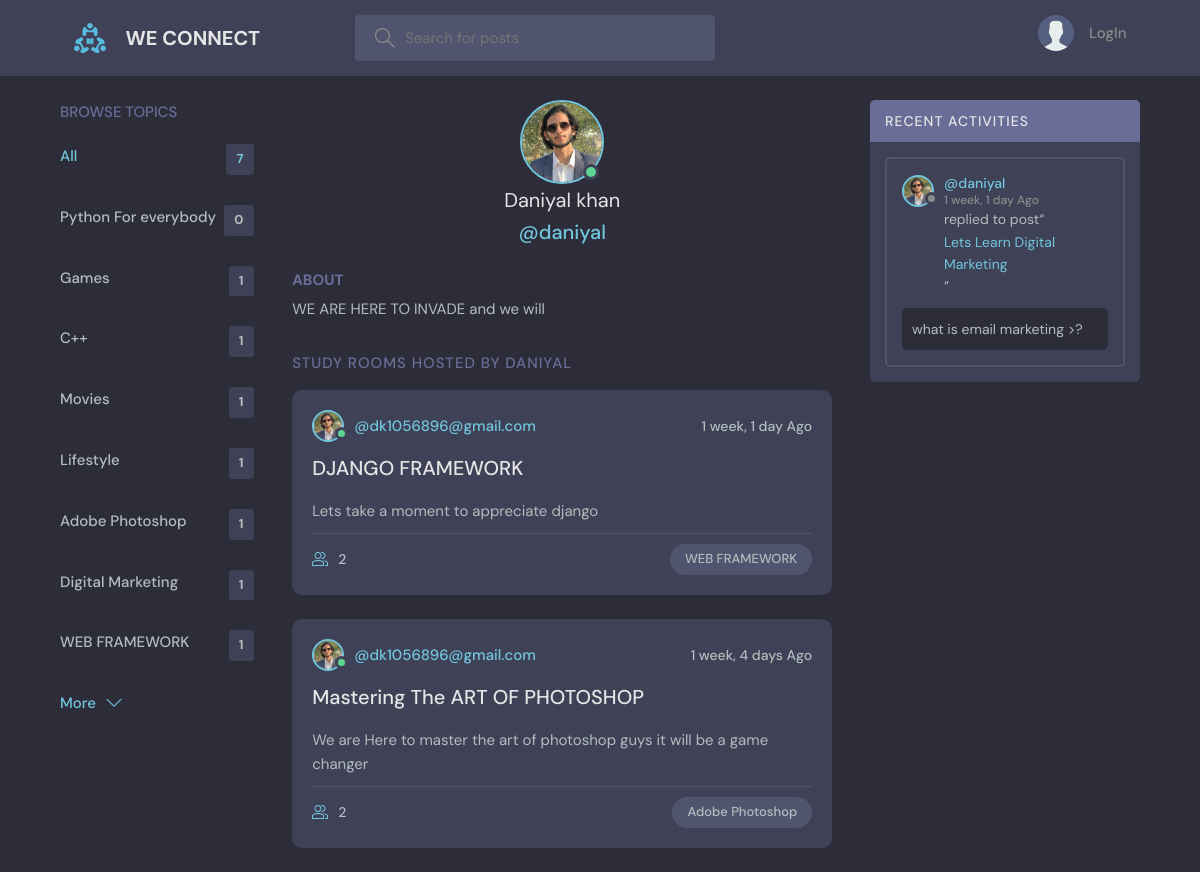
Screenshot of /user-profile/1/ with the database file from the repository.
### chat/models.py (models this page shows, shortened)
class Topic(models.Model):
    name = models.CharField(max_length=200)
    def __str__(self):
        return self.name

class User(AbstractUser):
    name = models.CharField(max_length=200,null=True)
    email = models.EmailField(unique=True,null=True)
    bio = models.TextField(null=True)
    avatar = models.ImageField(null=True,default='avatar.svg')
    USERNAME_FIELD = 'email'
    REQUIRED_FIELDS = []

class room(models.Model):
    host = models.ForeignKey(User,on_delete=models.SET_NULL,null=True)
    topic = models.ForeignKey(Topic,on_delete=models.SET_NULL,null=True)
    name = models.CharField(max_length=200)
    description = models.TextField(null=True,blank=True)
    participants = models.ManyToManyField(User,related_name='participants',blank=True)
    updated = models.DateTimeField(auto_now=True)
    created = models.DateTimeField(auto_now_add=True)
    def __str__(self):
        return self.name
    class Meta:
        ordering = ['-created','-updated']

class Messages(models.Model):
    user = models.ForeignKey(User,on_delete=models.CASCADE)
    Room = models.ForeignKey(room,on_delete=models.CASCADE)
    body = models.TextField(null=True)
    updated = models.DateTimeField(auto_now=True)
    created = models.DateTimeField(auto_now_add=True)
    class Meta:
        ordering = ['-updated','created']

### chat/views.py (the view)
# urls.py: path('user-profile/<str:pk>/',views.user_profile,name = "user-profile"),
def user_profile(request,pk):
    total_rooms = room.objects.count()
    user = User.objects.get(id  =pk)
    rooms = user.room_set.all()
    topics = Topic.objects.all()
    room_messages = user.messages_set.all()
    context = {'user':user,"rooms":rooms,'topics':topics,'room_messages':room_messages,'total_rooms':total_rooms}
    return render(request,"chat/user_profile.html",context)

### chat/templates/chat/user_profile.html (shortened to what this page needs)
{% extends 'base.html' %}
{% block content %}
  <main class="profile-page layout layout--3">
    <div class="container">
      <div class="topics">
        {% include 'chat/topic_component.html' %}
      </div>
      <div class="roomList">
        <div class="profile">
          <div class="profile__avatar">
            <div class="avatar avatar--large active">
              <img src="{{ user.avatar.url }}" />
            </div>
          </div>
          <div class="profile__info">
            <h3>{{ user.name}}<h3>
            <p>@{{ user.username }}</p>
          </div>
          <div class="profile__about">
            <h3>About</h3>
            <p>
             {{ user.bio }}
            </p>
          </div>
        </div>
          {% include 'chat/feed_component.html' %}
      </div>
      <div class="activities">
        {% include 'chat/activity_component.html' %}
      </div>
    </div>
  </main>
{% endblock %}

### chat/templates/chat/topic_component.html
          <div class="topics__header">
            <h2>Browse Topics</h2>
          </div>
          <ul class="topics__list">
            <li>
              <a href="{% url 'home' %}" class="active">All <span>{{ total_rooms }}</span></a>
            </li>
            <li>
            {% for topic in topics %}
              <a href="{% url 'home' %}?q={{ topic.name }}">{{ topic.name }} <span>{{ topic.room_set.all.count }}</span></a>
            {% endfor%}
          </ul>
          <a class="btn btn--link" href="topics.html">
            More
            <svg version="1.1" xmlns="http://www.w3.org/2000/svg" width="32" height="32" viewBox="0 0 32 32">
              <title>chevron-down</title>
              <path d="M16 21l-13-13h-3l16 16 16-16h-3l-13 13z"></path>
            </svg>
          </a>

### chat/templates/chat/feed_component.html (shortened to what this page needs)
{% if page %}
          <div class="mobile-menu">
            <form class="header__search">
              <label>
                <svg version="1.1" xmlns="http://www.w3.org/2000/svg" width="32" height="32" viewBox="0 0 32 32">
                  <title>search</title>
                  <path
                    d="M32 30.586l-10.845-10.845c1.771-2.092 2.845-4.791 2.845-7.741 0-6.617-5.383-12-12-12s-12 5.383-12 12c0 6.617 5.383 12 12 12 2.949 0 5.649-1.074 7.741-2.845l10.845 10.845 1.414-1.414zM12 22c-5.514 0-10-4.486-10-10s4.486-10 10-10c5.514 0 10 4.486 10 10s-4.486 10-10 10z"
                  ></path>
                </svg>
                <input placeholder="Search for posts" />
              </label>
            </form>
            <div class="mobile-menuItems">
              <a class="btn btn--main btn--pill" href="#">Browse Topics</a>
              <a class="btn btn--main btn--pill" href="#">Recent Activities</a>
            </div>
          </div>
          <div class="roomList__header">
            <div>
              <h2>Chat Rooms</h2>
              <p>{{ room_count }} Rooms available</p>
            </div>
            <a class="btn btn--main" href="{% url 'room-create' %}">
              <svg version="1.1" xmlns="http://www.w3.org/2000/svg" width="32" height="32" viewBox="0 0 32 32">
                <title>add</title>
                <path
                  d="M16.943 0.943h-1.885v14.115h-14.115v1.885h14.115v14.115h1.885v-14.115h14.115v-1.885h-14.115v-14.115z"
                ></path>
              </svg>
              Create Room
            </a>
          </div>
          {% for room in rooms %}
          <div class="roomListRoom">
            <div class="roomListRoom__header">
              <a href="{% url 'user-profile' room.host.id %}" class="roomListRoom__author">
                <div class="avatar avatar--small active">
                  <img src="{{ room.host.avatar.url}}" />
                </div>
                <span>@{{ room.host.name }}</span>
              </a>
              <div class="roomListRoom__actions">
                <span>{{ room.created|timesince }} Ago</span>
              </div>
            </div>
            <div class="roomListRoom__content">
              <a href="{% url 'room' room.id %}">{{ room.name }}</a>
              <p>
               {{ room.description }}
              </p>
            </div>
            <div class="roomListRoom__meta">
              <a class="roomListRoom__joined">
                <svg version="1.1" xmlns="http://www.w3.org/2000/svg" width="32" height="32" viewBox="0 0 32 32">
                  <title>user-group</title>
                  <path
                    d="M30.539 20.766c-2.69-1.547-5.75-2.427-8.92-2.662 0.649 0.291 1.303 0.575 1.918 0.928 0.715 0.412 1.288 1.005 1.71 1.694 1.507 0.419 2.956 1.003 4.298 1.774 0.281 0.162 0.456 0.487 0.456 0.85v4.65h-4v2h5c0.553 0 1-0.447 1-1v-5.65c0-1.077-0.56-2.067-1.461-2.584z"
                  ></path>
                  <path
                    d="M22.539 20.766c-6.295-3.619-14.783-3.619-21.078 0-0.901 0.519-1.461 1.508-1.461 2.584v5.65c0 0.553 0.447 1 1 1h22c0.553 0 1-0.447 1-1v-5.651c0-1.075-0.56-2.064-1.461-2.583zM22 28h-20v-4.65c0-0.362 0.175-0.688 0.457-0.85 5.691-3.271 13.394-3.271 19.086 0 0.282 0.162 0.457 0.487 0.457 0.849v4.651z"
                  ></path>
                  <path
                    d="M19.502 4.047c0.166-0.017 0.33-0.047 0.498-0.047 2.757 0 5 2.243 5 5s-2.243 5-5 5c-0.168 0-0.332-0.030-0.498-0.047-0.424 0.641-0.944 1.204-1.513 1.716 0.651 0.201 1.323 0.331 2.011 0.331 3.859 0 7-3.141 7-7s-3.141-7-7-7c-0.688 0-1.36 0.131-2.011 0.331 0.57 0.512 1.089 1.075 1.513 1.716z"
                  ></path>
                  <path
                    d="M12 16c3.859 0 7-3.141 7-7s-3.141-7-7-7c-3.859 0-7 3.141-7 7s3.141 7 7 7zM12 4c2.757 0 5 2.243 5 5s-2.243 5-5 5-5-2.243-5-5c0-2.757 2.243-5 5-5z"
                  ></path>
                </svg>
                {{ room.participants.count }}
              </a>
              <p class="roomListRoom__topic">{{ room.topic }}</p>
            </div>
          </div>
              <p></p>
          {% endfor %}
{% else %}
<div class="roomList__header">
          <div>
            <h2>Study Rooms Hosted by {{ user.username }}</a>
            </h2>
          </div>
        </div>
        {% for room in rooms %}
          <div class="roomListRoom">
            <div class="roomListRoom__header">
              <a href="{% url 'user-profile' room.host.id %}" class="roomListRoom__author">
                <div class="avatar avatar--small active">
                  <img src="{{ room.host.avatar.url}}" />
                </div>
                <span>@{{ room.host }}</span>
              </a>
              <div class="roomListRoom__actions">
                <span>{{ room.created|timesince }} Ago</span>
              </div>
            </div>
            <div class="roomListRoom__content">
              <a href="{% url 'room' room.id %}">{{ room.name }}</a>
              <p>
               {{ room.description }}
              </p>
            </div>
            <div class="roomListRoom__meta">
              <a class="roomListRoom__joined">
                {{ room.participants.count }}
              </a>
              <p class="roomListRoom__topic">{{ room.topic }}</p>
            </div>
          </div>
          {% endfor %}
{% endif %}

### chat/templates/chat/activity_component.html (shortened to what this page needs)
<div class="activities__header">
            <h2>Recent Activities</h2>
          </div>
            {% for message in room_messages %}
          <div class="activities__box">
            <div class="activities__boxHeader roomListRoom__header">
              <a href="{% url 'user-profile' message.user.id %}" class="roomListRoom__author">
                <div class="avatar avatar--small">
                  <img src="{{ message.user.avatar.url }}" />
                </div>
                <p>
                  @{{ message.user.username }}
                  <span>{{ message.created|timesince}} Ago</span>
                </p>
              </a>
            </div>
            <div class="activities__boxContent">
              <p>replied to post“ <a href="{% url 'room' message.Room.id %}">{{ message.Room }}</a>”</p>
              <div class="activities__boxRoomContent">
                  {{ message.body }}
              </div>
            </div>
          </div>
       {% endfor %}

### rows the page displays
Topic: name "Python For everybody", room_set.all.count "0"
Topic: name "Games", room_set.all.count "1"
Topic: name "C++", room_set.all.count "1"
Topic: name "Movies", room_set.all.count "1"
Topic: name "Lifestyle", room_set.all.count "1"
Topic: name "Adobe Photoshop", room_set.all.count "1"
Topic: name "Digital Marketing", room_set.all.count "1"
Topic: name "WEB FRAMEWORK", room_set.all.count "1"
User: avatar (picture), name "Daniyal khan", username "daniyal", bio "WE ARE HERE TO INVADE and we will", username "DANIYAL"
room: host.avatar (picture), host "dk1056896@gmail.com", created "1 week, 1 day", name "DJANGO FRAMEWORK", description "Lets take a moment to appreciate django", participants.count "2", topic "WEB FRAMEWORK"
room: host.avatar (picture), host "dk1056896@gmail.com", created "1 week, 4 days", name "Mastering The ART OF PHOTOSHOP", description "We are Here to master the art of photoshop guys it will be a game changer", participants.count "2", topic "Adobe Photoshop"
Messages: user.avatar (picture), user.username "daniyal", created "1 week, 1 day", Room "Lets Learn Digital Marketing", body "what is email marketing >?"

### other values shown
{{ total_rooms }} "7"
